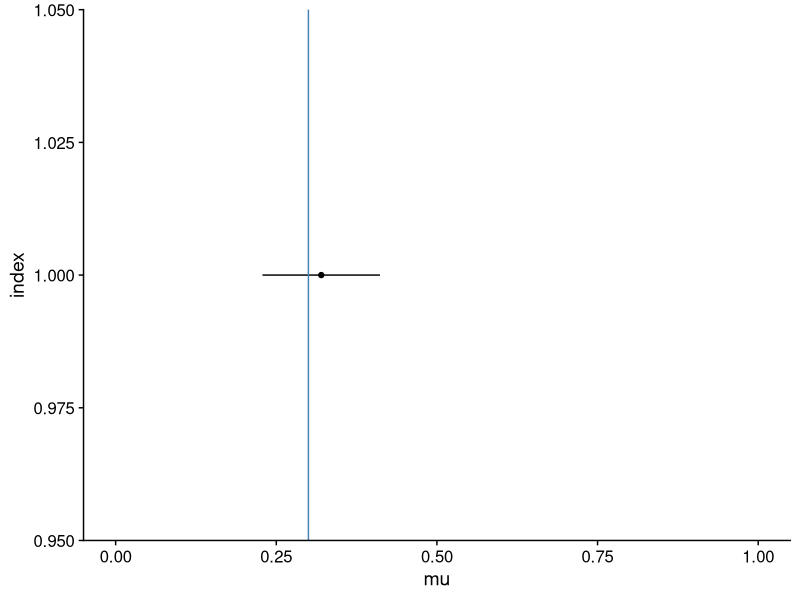
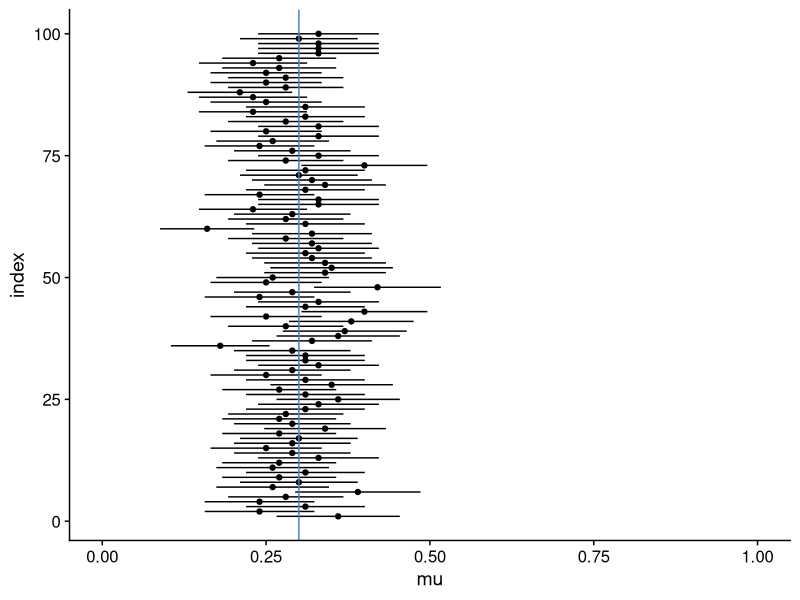
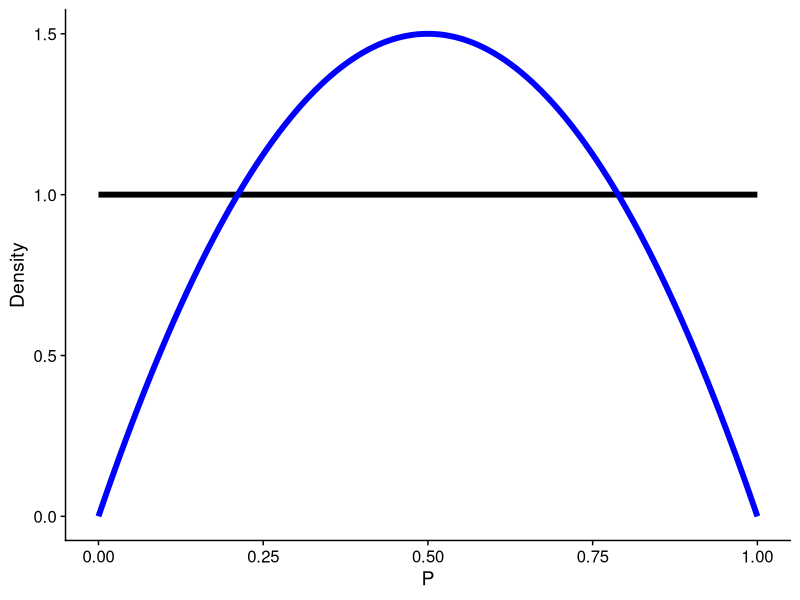
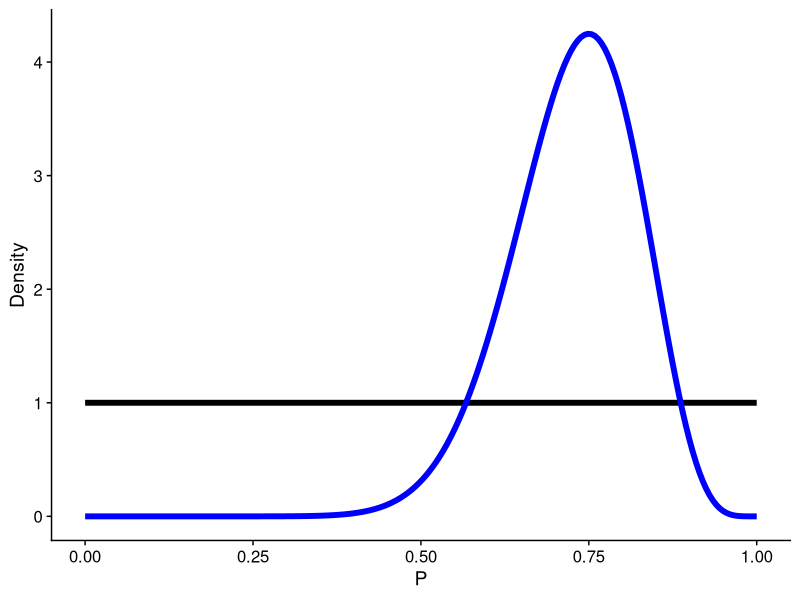
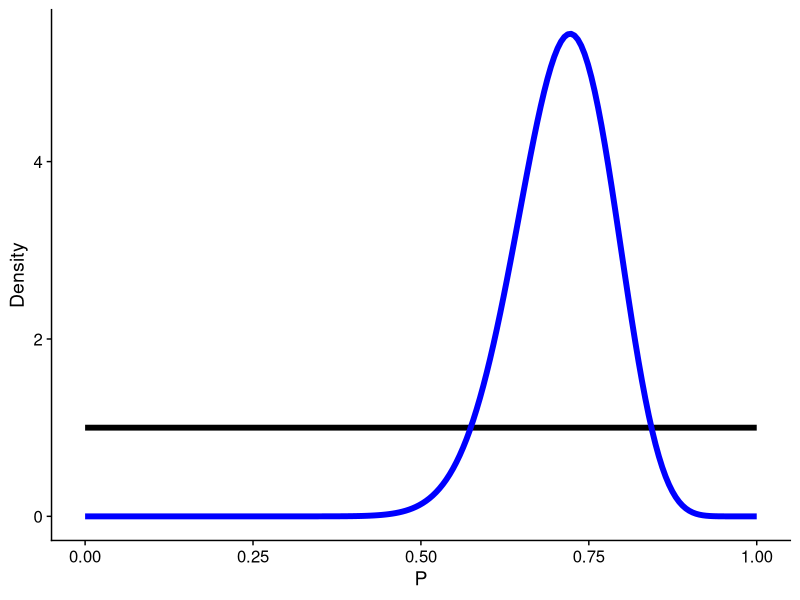
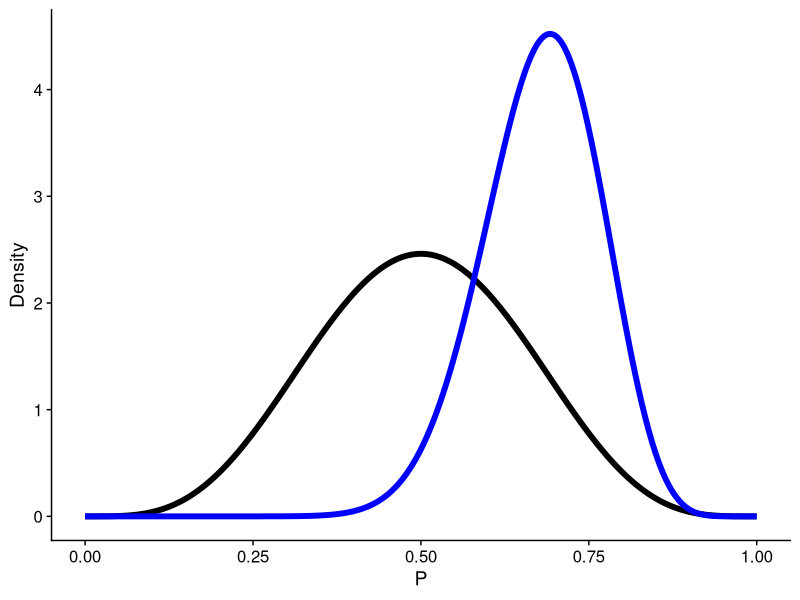
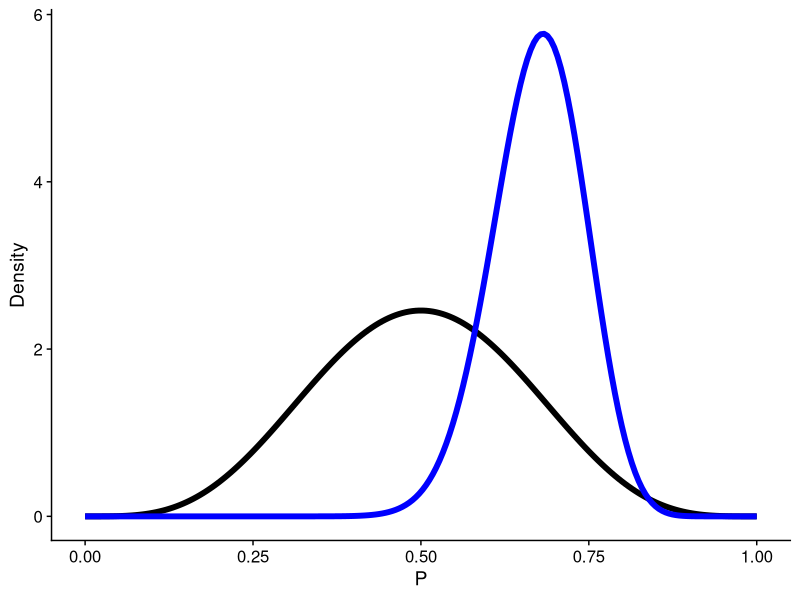
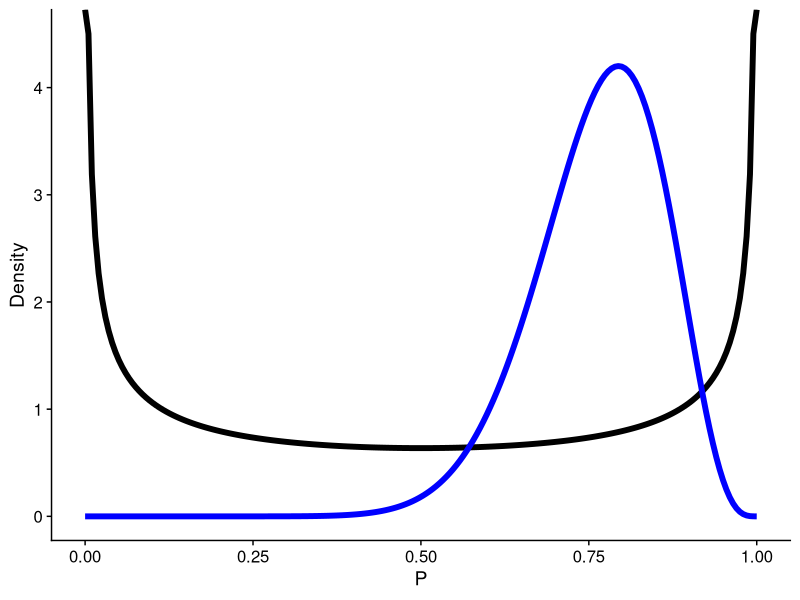

Source code (R) for these figures, in order:
## ---- chunk 1
#| echo: false
#| message: false

library(tidyverse)
library(cowplot)
theme_set(theme_cowplot())

# Required files for this problem set:

## ---- chunk 2

set.seed(38277983)

propLW <- 0.3
Nsamp <- 100
WP <- rbinom(Nsamp,1,propLW)

muP <- mean(WP)

mod <- summary(glm(WP ~ 1, family=binomial))
estL <- exp(mod$coefficients[1])/(1 + exp(mod$coefficients[1]))

SEp <- 1.96*sqrt((muP*(1-muP))/Nsamp)

CI_dat <- tibble(index = 1, mu = muP, lower = muP-SEp, upper = muP+SEp)

CI_dat |>
  ggplot() +
  geom_point(aes(mu, index)) +
  geom_segment(aes(y=index, yend=index, x=lower, xend=upper)) +
  geom_vline(xintercept = propLW, color = "steelblue") +
  xlim(c(0,1))

niter <- 100
CI_dat <- tibble(index = seq(1,niter), mu = numeric(length=niter), lower = numeric(length=niter), upper = numeric(length=niter))

for(ii in 1:niter)
{
WP <- rbinom(Nsamp,1,propLW)

muP <- mean(WP)

SEp <- 1.96*sqrt((muP*(1-muP))/Nsamp)

CI_dat[ii,] <- tibble(index = ii, mu = muP, lower = muP-SEp, upper = muP+SEp)

}  

CI_dat |>
  ggplot() +
  geom_point(aes(mu, index)) +
  geom_segment(aes(y=index, yend=index, x=lower, xend=upper)) +
  geom_vline(xintercept = propLW, color = "steelblue") +
  xlim(c(0,1))

#consider one case - can you calculate the probability the parameter is true? no - you can just calculate how likely you observe your prop given some parameter estimate.

#point about probability - only comes from a long run with a known true value - for particular dataset, no prob for parameter

#cross
#particluar set, based on allele frequencies at all of the loci contributing, expect 0.18
propLW <- 0.18
Nsamp <- 20
WP <- rbinom(Nsamp,1,propLW)

LWSW <- c(sum(WP),Nsamp - sum(WP))
chiT <- chisq.test(LWSW)

niter <- 1000
for(ii in 1:niter)
{
  propLW <- 0.5
Nsamp <- 20
WP <- rbinom(Nsamp,1,propLW)

LWSW <- c(sum(WP),Nsamp - sum(WP))
chiT <- chisq.test(LWSW)

}

## ---- chunk 3

propLW <- 0.3
Nsamp <- 100
WP <- rbinom(Nsamp,1,propLW)




## ---- chunk 4
# Experiment 1
chisq.test(c(14, 4))

# Experiment 2
chisq.test(c(26, 10))
## ---- chunk 5
prior_post_beta <- function (a1, b1, a2, b2) {
  ggplot() +
  geom_line(data = tibble(P = seq(0, 1, length.out = 200),
                          Density = dbeta(P, shape1 = a1, shape2 = b1)),
            aes(P, Density), linewidth = 2) +
  geom_line(data = tibble(P = seq(0, 1, length.out = 200),
                          Density = dbeta(P, shape1 = a2, shape2 = b2)),
            aes(P, Density), color = "blue", linewidth = 2)
}

## ---- chunk 6
# FIXME
prior_post_beta(1, 1, 2, 2)
## ---- chunk 7
prior_post_beta(1, 1, 16, 6)

exp1 <- rbeta(1e4, 15, 5)
quantile(exp1, probs = c(0.025, 0.5, 0.975))


prior_post_beta(1, 1, 27, 11)

exp2 <- rbeta(1e4, 27, 11)
quantile(exp2, probs = c(0.025, 0.5, 0.975))
## ---- chunk 8
prior_post_beta(5, 5, 19, 9)

exp1 <- rbeta(1e4, 19, 9)
quantile(exp1, probs = c(0.025, 0.5, 0.975))


prior_post_beta(5, 5, 31, 15)

exp2 <- rbeta(1e4, 31, 15)
quantile(exp2, probs = c(0.025, 0.5, 0.975))
## ---- chunk 9
prior_post_beta(0.5, 0.5, 14.5, 4.5)

exp1 <- rbeta(1e4, 14.5, 4.5)
quantile(exp1, probs = c(0.025, 0.5, 0.975))


prior_post_beta(0.5, 0.5, 26.5, 10.5)

exp2 <- rbeta(1e4, 26.5, 10.5)
quantile(exp2, probs = c(0.025, 0.5, 0.975))
## ---- chunk 10
# FIXME
ggplot() +
  geom_line(data = tibble(P = seq(0, 1, length.out = 200),
                          Density = dbeta(P, shape1 = 3, shape2 = 15)),
            aes(P, Density), linewidth = 2) +
  scale_x_continuous(breaks = seq(0, 1, by = 0.1)) +
  theme_bw()
